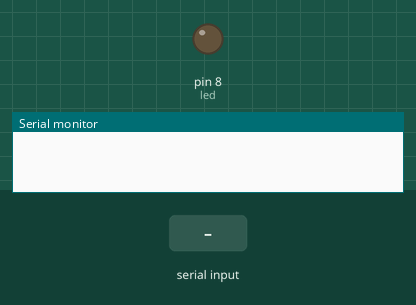
This sketch was run on a simulated Arduino Uno, built with avr-gcc and run on an emulated ATmega328P. Parts: output pins drawn as LEDs (lit = HIGH), the last lines printed to the serial monitor. Inputs (shaded band) come from the test bench.

Above: at 1.2 s.
1.3 s: "90,45\n" received over Serial
At 2.4 s:
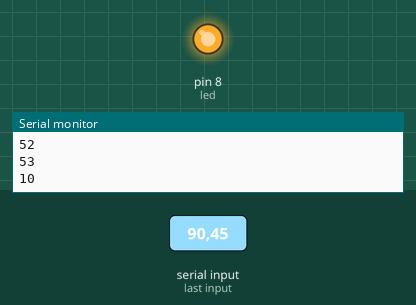
Timing chart, 0 to 4.3 s (numbered marks = the images above; inputs shaded):
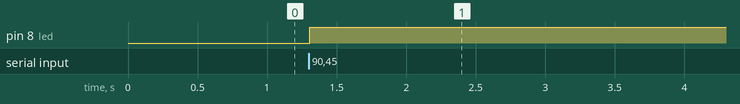

Measured:
- after the input at 1.3 s, pin 8 (led): LOW → HIGH at once

The sketch:

ledHouseTest.ino
```cpp
int led = 8;
String val;

void setup() {
pinMode(led, OUTPUT);
Serial.begin(9600);
}

void loop() {
  if(Serial.available() > 0) {
    val = Serial.read();
    if (val.toInt() < 20) {
      digitalWrite(led, HIGH);
    } else {
      digitalWrite(led, LOW);
    }
    Serial.println(val);

  }


}
```
